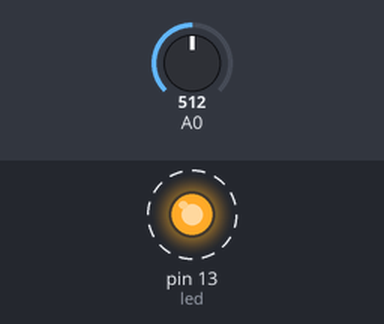
The sketch below on a simulated Arduino Pro Mini, built with avr-gcc and run on an emulated ATmega328P. On the bench: output pins drawn as LEDs (lit = HIGH). Dashed ring = blinking. Inputs (shaded band) come from the test bench; at power-on: A0 = 512. What the sketch prints to the serial monitor is not drawn.

Above: at 0.5 s.
Timing chart, 0 to 4.6 s (numbered marks = the images above):
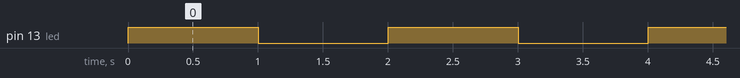

Measured:
- by itself, pin 13 (led): alternates HIGH for 1.0 s and LOW for 1.0 s

The sketch:

Pro_Mini_test.ino
```cpp
 // Pro Mini test : Digital and Analog

 byte led = 13 ;

 void setup() {
  pinMode(led, OUTPUT) ;
  Serial.begin(9600) ;
 }

 void loop() {

  digitalWrite(led,!digitalRead(led) ) ;
  delay(1000) ;

  int val=analogRead(0) ;
  Serial.println(val) ;
 }
```
